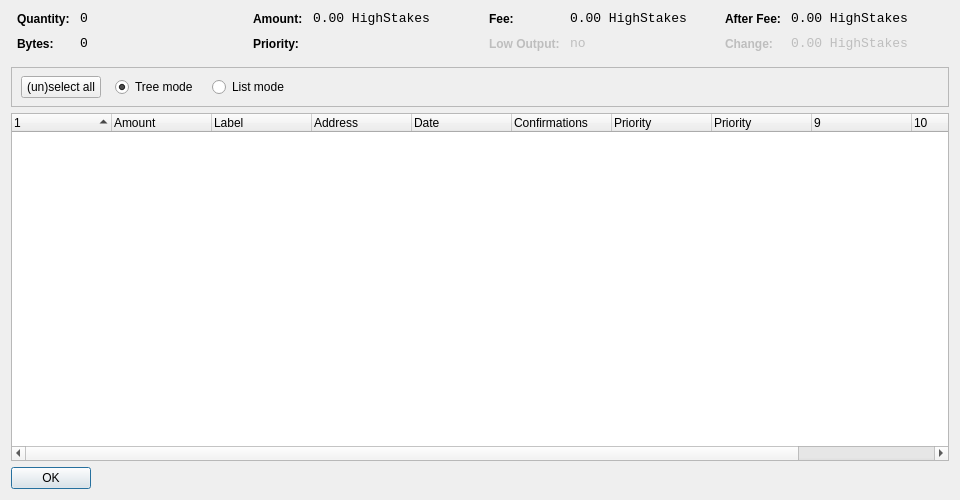
<?xml version="1.0" encoding="UTF-8"?>
<ui version="4.0">
 <class>CoinControlDialog</class>
 <widget class="QDialog" name="CoinControlDialog">
  <property name="geometry">
   <rect>
    <x>0</x>
    <y>0</y>
    <width>960</width>
    <height>500</height>
   </rect>
  </property>
  <property name="windowTitle">
   <string>Coin Control</string>
  </property>
  <layout class="QVBoxLayout" name="verticalLayout">
   <item>
    <layout class="QHBoxLayout" name="horizontalLayoutTop" stretch="0,0,0,0">
     <property name="topMargin">
      <number>0</number>
     </property>
     <property name="bottomMargin">
      <number>10</number>
     </property>
     <item>
      <layout class="QFormLayout" name="formLayoutCoinControl1">
       <property name="horizontalSpacing">
        <number>10</number>
       </property>
       <property name="verticalSpacing">
        <number>10</number>
       </property>
       <property name="leftMargin">
        <number>6</number>
       </property>
       <property name="rightMargin">
        <number>6</number>
       </property>
       <item row="0" column="0">
        <widget class="QLabel" name="labelCoinControlQuantityText">
         <property name="styleSheet">
          <string notr="true">font-weight:bold;</string>
         </property>
         <property name="text">
          <string>Quantity:</string>
         </property>
        </widget>
       </item>
       <item row="0" column="1">
        <widget class="QLabel" name="labelCoinControlQuantity">
         <property name="font">
          <font>
           <family>Monospace</family>
           <pointsize>10</pointsize>
          </font>
         </property>
         <property name="cursor">
          <cursorShape>IBeamCursor</cursorShape>
         </property>
         <property name="contextMenuPolicy">
          <enum>Qt::ActionsContextMenu</enum>
         </property>
         <property name="text">
          <string notr="true">0</string>
         </property>
         <property name="textInteractionFlags">
          <set>Qt::LinksAccessibleByMouse|Qt::TextSelectableByKeyboard|Qt::TextSelectableByMouse</set>
         </property>
        </widget>
       </item>
       <item row="1" column="0">
        <widget class="QLabel" name="labelCoinControlBytesText">
         <property name="styleSheet">
          <string notr="true">font-weight:bold;</string>
         </property>
         <property name="text">
          <string>Bytes:</string>
         </property>
        </widget>
       </item>
       <item row="1" column="1">
        <widget class="QLabel" name="labelCoinControlBytes">
         <property name="font">
          <font>
           <family>Monospace</family>
           <pointsize>10</pointsize>
          </font>
         </property>
         <property name="cursor">
          <cursorShape>IBeamCursor</cursorShape>
         </property>
         <property name="contextMenuPolicy">
          <enum>Qt::ActionsContextMenu</enum>
         </property>
         <property name="text">
          <string notr="true">0</string>
         </property>
         <property name="textInteractionFlags">
          <set>Qt::LinksAccessibleByMouse|Qt::TextSelectableByKeyboard|Qt::TextSelectableByMouse</set>
         </property>
        </widget>
       </item>
      </layout>
     </item>
     <item>
      <layout class="QFormLayout" name="formLayoutCoinControl2">
       <property name="horizontalSpacing">
        <number>10</number>
       </property>
       <property name="verticalSpacing">
        <number>10</number>
       </property>
       <property name="leftMargin">
        <number>6</number>
       </property>
       <property name="rightMargin">
        <number>6</number>
       </property>
       <item row="0" column="0">
        <widget class="QLabel" name="labelCoinControlAmountText">
         <property name="styleSheet">
          <string notr="true">font-weight:bold;</string>
         </property>
         <property name="text">
          <string>Amount:</string>
         </property>
        </widget>
       </item>
       <item row="0" column="1">
        <widget class="QLabel" name="labelCoinControlAmount">
         <property name="font">
          <font>
           <family>Monospace</family>
           <pointsize>10</pointsize>
          </font>
         </property>
         <property name="cursor">
          <cursorShape>IBeamCursor</cursorShape>
         </property>
         <property name="contextMenuPolicy">
          <enum>Qt::ActionsContextMenu</enum>
         </property>
         <property name="text">
          <string notr="true">0.00 HighStakes</string>
         </property>
         <property name="textInteractionFlags">
          <set>Qt::LinksAccessibleByMouse|Qt::TextSelectableByKeyboard|Qt::TextSelectableByMouse</set>
         </property>
        </widget>
       </item>
       <item row="1" column="0">
        <widget class="QLabel" name="labelCoinControlPriorityText">
         <property name="styleSheet">
          <string notr="true">font-weight:bold;</string>
         </property>
         <property name="text">
          <string>Priority:</string>
         </property>
        </widget>
       </item>
       <item row="1" column="1">
        <widget class="QLabel" name="labelCoinControlPriority">
         <property name="font">
          <font>
           <family>Monospace</family>
           <pointsize>10</pointsize>
          </font>
         </property>
         <property name="cursor">
          <cursorShape>IBeamCursor</cursorShape>
         </property>
         <property name="contextMenuPolicy">
          <enum>Qt::ActionsContextMenu</enum>
         </property>
         <property name="text">
          <string/>
         </property>
         <property name="textInteractionFlags">
          <set>Qt::LinksAccessibleByMouse|Qt::TextSelectableByKeyboard|Qt::TextSelectableByMouse</set>
         </property>
        </widget>
       </item>
      </layout>
     </item>
     <item>
      <layout class="QFormLayout" name="formLayoutCoinControl3">
       <property name="horizontalSpacing">
        <number>10</number>
       </property>
       <property name="verticalSpacing">
        <number>10</number>
       </property>
       <property name="leftMargin">
        <number>6</number>
       </property>
       <property name="rightMargin">
        <number>6</number>
       </property>
       <item row="0" column="0">
        <widget class="QLabel" name="labelCoinControlFeeText">
         <property name="styleSheet">
          <string notr="true">font-weight:bold;</string>
         </property>
         <property name="text">
          <string>Fee:</string>
         </property>
        </widget>
       </item>
       <item row="0" column="1">
        <widget class="QLabel" name="labelCoinControlFee">
         <property name="font">
          <font>
           <family>Monospace</family>
           <pointsize>10</pointsize>
          </font>
         </property>
         <property name="cursor">
          <cursorShape>IBeamCursor</cursorShape>
         </property>
         <property name="contextMenuPolicy">
          <enum>Qt::ActionsContextMenu</enum>
         </property>
         <property name="text">
          <string notr="true">0.00 HighStakes</string>
         </property>
         <property name="textInteractionFlags">
          <set>Qt::LinksAccessibleByMouse|Qt::TextSelectableByKeyboard|Qt::TextSelectableByMouse</set>
         </property>
        </widget>
       </item>
       <item row="1" column="0">
        <widget class="QLabel" name="labelCoinControlLowOutputText">
         <property name="enabled">
          <bool>false</bool>
         </property>
         <property name="styleSheet">
          <string notr="true">font-weight:bold;</string>
         </property>
         <property name="text">
          <string>Low Output:</string>
         </property>
        </widget>
       </item>
       <item row="1" column="1">
        <widget class="QLabel" name="labelCoinControlLowOutput">
         <property name="enabled">
          <bool>false</bool>
         </property>
         <property name="font">
          <font>
           <family>Monospace</family>
           <pointsize>10</pointsize>
          </font>
         </property>
         <property name="cursor">
          <cursorShape>IBeamCursor</cursorShape>
         </property>
         <property name="contextMenuPolicy">
          <enum>Qt::ActionsContextMenu</enum>
         </property>
         <property name="text">
          <string notr="true">no</string>
         </property>
         <property name="textInteractionFlags">
          <set>Qt::LinksAccessibleByMouse|Qt::TextSelectableByKeyboard|Qt::TextSelectableByMouse</set>
         </property>
        </widget>
       </item>
      </layout>
     </item>
     <item>
      <layout class="QFormLayout" name="formLayoutCoinControl4">
       <property name="horizontalSpacing">
        <number>10</number>
       </property>
       <property name="verticalSpacing">
        <number>10</number>
       </property>
       <property name="leftMargin">
        <number>6</number>
       </property>
       <property name="rightMargin">
        <number>6</number>
       </property>
       <item row="0" column="0">
        <widget class="QLabel" name="labelCoinControlAfterFeeText">
         <property name="styleSheet">
          <string notr="true">font-weight:bold;</string>
         </property>
         <property name="text">
          <string>After Fee:</string>
         </property>
        </widget>
       </item>
       <item row="0" column="1">
        <widget class="QLabel" name="labelCoinControlAfterFee">
         <property name="font">
          <font>
           <family>Monospace</family>
           <pointsize>10</pointsize>
          </font>
         </property>
         <property name="cursor">
          <cursorShape>IBeamCursor</cursorShape>
         </property>
         <property name="contextMenuPolicy">
          <enum>Qt::ActionsContextMenu</enum>
         </property>
         <property name="text">
          <string notr="true">0.00 HighStakes</string>
         </property>
         <property name="textInteractionFlags">
          <set>Qt::LinksAccessibleByMouse|Qt::TextSelectableByKeyboard|Qt::TextSelectableByMouse</set>
         </property>
        </widget>
       </item>
       <item row="1" column="0">
        <widget class="QLabel" name="labelCoinControlChangeText">
         <property name="enabled">
          <bool>false</bool>
         </property>
         <property name="styleSheet">
          <string notr="true">font-weight:bold;</string>
         </property>
         <property name="text">
          <string>Change:</string>
         </property>
        </widget>
       </item>
       <item row="1" column="1">
        <widget class="QLabel" name="labelCoinControlChange">
         <property name="enabled">
          <bool>false</bool>
         </property>
         <property name="font">
          <font>
           <family>Monospace</family>
           <pointsize>10</pointsize>
          </font>
         </property>
         <property name="cursor">
          <cursorShape>IBeamCursor</cursorShape>
         </property>
         <property name="contextMenuPolicy">
          <enum>Qt::ActionsContextMenu</enum>
         </property>
         <property name="text">
          <string notr="true">0.00 HighStakes</string>
         </property>
         <property name="textInteractionFlags">
          <set>Qt::LinksAccessibleByMouse|Qt::TextSelectableByKeyboard|Qt::TextSelectableByMouse</set>
         </property>
        </widget>
       </item>
      </layout>
     </item>
    </layout>
   </item>
   <item>
    <widget class="QFrame" name="frame">
     <property name="minimumSize">
      <size>
       <width>0</width>
       <height>40</height>
      </size>
     </property>
     <property name="frameShape">
      <enum>QFrame::StyledPanel</enum>
     </property>
     <property name="frameShadow">
      <enum>QFrame::Sunken</enum>
     </property>
     <widget class="QWidget" name="horizontalLayoutWidget">
      <property name="geometry">
       <rect>
        <x>10</x>
        <y>0</y>
        <width>781</width>
        <height>41</height>
       </rect>
      </property>
      <layout class="QHBoxLayout" name="horizontalLayoutPanel" stretch="0,0,0,0,0">
       <property name="spacing">
        <number>14</number>
       </property>
       <item>
        <widget class="QPushButton" name="pushButtonSelectAll">
         <property name="sizePolicy">
          <sizepolicy hsizetype="Maximum" vsizetype="Fixed">
           <horstretch>0</horstretch>
           <verstretch>0</verstretch>
          </sizepolicy>
         </property>
         <property name="text">
          <string>(un)select all</string>
         </property>
        </widget>
       </item>
       <item>
        <widget class="QRadioButton" name="radioTreeMode">
         <property name="sizePolicy">
          <sizepolicy hsizetype="Maximum" vsizetype="Fixed">
           <horstretch>0</horstretch>
           <verstretch>0</verstretch>
          </sizepolicy>
         </property>
         <property name="text">
          <string>Tree mode</string>
         </property>
         <property name="checked">
          <bool>true</bool>
         </property>
        </widget>
       </item>
       <item>
        <widget class="QRadioButton" name="radioListMode">
         <property name="sizePolicy">
          <sizepolicy hsizetype="Maximum" vsizetype="Fixed">
           <horstretch>0</horstretch>
           <verstretch>0</verstretch>
          </sizepolicy>
         </property>
         <property name="text">
          <string>List mode</string>
         </property>
        </widget>
       </item>
       <item>
        <spacer name="horizontalSpacer">
         <property name="orientation">
          <enum>Qt::Horizontal</enum>
         </property>
         <property name="sizeHint" stdset="0">
          <size>
           <width>40</width>
           <height>20</height>
          </size>
         </property>
        </spacer>
       </item>
      </layout>
     </widget>
    </widget>
   </item>
   <item>
    <widget class="CoinControlTreeWidget" name="treeWidget">
     <property name="contextMenuPolicy">
      <enum>Qt::CustomContextMenu</enum>
     </property>
     <property name="sortingEnabled">
      <bool>false</bool>
     </property>
     <property name="columnCount">
      <number>11</number>
     </property>
     <attribute name="headerShowSortIndicator" stdset="0">
      <bool>true</bool>
     </attribute>
     <attribute name="headerStretchLastSection">
      <bool>false</bool>
     </attribute>
     <column>
      <property name="text">
       <string/>
      </property>
     </column>
     <column>
      <property name="text">
       <string>Amount</string>
      </property>
     </column>
     <column>
      <property name="text">
       <string>Label</string>
      </property>
      <property name="toolTip">
       <string>Confirmed</string>
      </property>
     </column>
     <column>
      <property name="text">
       <string>Address</string>
      </property>
     </column>	 	 
     <column>
      <property name="text">
       <string>Date</string>
      </property>
     </column>
     <column>
      <property name="text">
       <string>Confirmations</string>
      </property>
     </column>
     <column>
      <property name="text">
       <string>Priority</string>
      </property>
     </column>
     <column>
      <property name="text">
       <string>Priority</string>
      </property>
     </column>
     <column>
      <property name="text">
       <string/>
      </property>
     </column>
     <column>
      <property name="text">
       <string/>
      </property>
     </column>
     <column>
      <property name="text">
       <string/>
      </property>
     </column>
     <column>
      <property name="text">
       <string/>
      </property>
     </column>
    </widget>
   </item>
   <item>
    <widget class="QDialogButtonBox" name="buttonBox">
     <property name="sizePolicy">
      <sizepolicy hsizetype="Maximum" vsizetype="Fixed">
       <horstretch>0</horstretch>
       <verstretch>0</verstretch>
      </sizepolicy>
     </property>
     <property name="orientation">
      <enum>Qt::Horizontal</enum>
     </property>
     <property name="standardButtons">
      <set>QDialogButtonBox::Ok</set>
     </property>
    </widget>
   </item>
  </layout>
 </widget>
 <customwidgets>
  <customwidget>
   <class>CoinControlTreeWidget</class>
   <extends>QTreeWidget</extends>
   <header>coincontroltreewidget.h</header>
  </customwidget>
 </customwidgets>
 <resources/>
 <connections/>
</ui>
